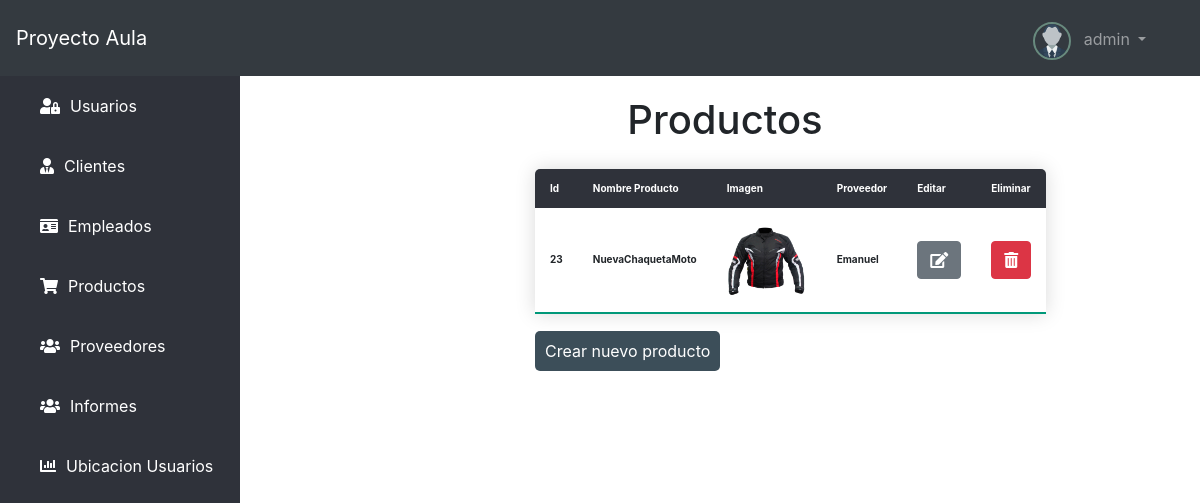
/product/index (signed in), run on the app's committed database.
### tables this page shows
CREATE TABLE `producto` (
  `id` int(11) NOT NULL,
  `nombreP` varchar(45) NOT NULL,
  `imagen` varchar(45) NOT NULL,
  `estado` varchar(40) NOT NULL,
  `id_proveedor` varchar(50) DEFAULT NULL
);

CREATE TABLE `proveedor` (
  `documento` varchar(50) NOT NULL,
  `nombre` varchar(45) NOT NULL,
  `tipo` varchar(45) DEFAULT NULL,
  `fecha_registro` date NOT NULL,
  `fecha_inactivo` date DEFAULT NULL,
  `imagen` varchar(100) DEFAULT NULL,
  `email` varchar(45) DEFAULT NULL,
  `telefono` varchar(45) DEFAULT NULL,
  `usuario` varchar(45) NOT NULL,
  `estado` varchar(40) NOT NULL,
  `barrio` varchar(100) DEFAULT NULL,
  `comuna` varchar(100) DEFAULT NULL
);

### controllers/ProductController.php (called while the page is built, shortened)
<?php
    require_once 'models/Product.php';
    class ProductController {
        public function index(){
            $product = new Product();
            $products = $product->getAll();
            require_once 'views/product/productIndex.php';
        }
    }
?>

### config/ConfigBD.php (called while the page is built)
<?php
    class Database {
        static function connect(){
            $db = new mysqli('localhost', 'root', '', 'bdproyectoaula1');
            $db->query("SET NAMES 'utf8'");
            return $db;
        }
    }

### models/Product.php (called while the page is built, shortened)
<?php
class Product {
    var $db;
    public function __construct(){
        $this->db = Database::connect();
    }
    public function getAll(){
        $sql = "select producto.id, producto.nombreP, producto.imagen, proveedor.nombre from producto INNER JOIN proveedor on producto.id_proveedor = proveedor.documento WHERE producto.estado = 'activo'";
        $product = $this->db->query($sql);
        return $product;
    }
}

### views/product/productIndex.php (the view, shortened to what this page needs)
<h1 class="titulo-all">Productos</h1>
<table id="tabla" class="content-table tam-table-producto">
        <thead>
            <tr>
                <th>Id</th>
                <th>Nombre Producto</th>
                <th>Imagen</th>
                <th>Proveedor</th>
                <?php if(isset($_SESSION['admin'])) : ?>
                <th>Editar</th>
                <th>Eliminar</th>
                <?php endif; ?>
            </tr>
        </thead>
        <tbody>
        <?php while($prod = $products->fetch_object()) : ?>
            <tr>
                <th><?=$prod->id?></th>
                <th><?=$prod->nombreP?></th>
                <th><img width="80px" src="<?=base_url?>assets/imgs/products/<?=$prod->imagen?>"></th>
                <th><?=$prod->nombre?></th>
                <?php if(isset($_SESSION['admin'])) : ?>
                <th><a class="btn btn-secondary" href="<?=base_url?>product/editForm&id=<?=$prod->id?>"><i class="fas fa-edit"></i></a></th>
                <th><a class="btn btn-danger" href="<?=base_url?>product/delete&id=<?=$prod->id?>"><i class="fas fa-trash-alt"></i></a></th>
               <?php endif; ?>
            </tr>
            <?php endwhile; ?>
        </tbody>
    </table>
    <?php if(isset($_SESSION['admin'])) : ?>
        <a class="btn-nuevo-producto" href="<?=base_url?>product/register">Crear nuevo producto</a>
    <?php endif; ?>

### assets/css/menu.css (style rules this page uses)
body { margin: 0; padding: 0; font-family: "Roboto", sans-serif; }
.content-table { border-collapse: collapse; margin: 25px 0; font-size: 0.9em; min-width: 400px; border-radius: 5px 5px 0 0; overflow: hidden; box-shadow: 0 0 20px rgba(0, 0, 0, 0.15); }
.content-table thead tr { background-color:#2f323a; color: #ffffff; text-align: left; font-weight: bold; }
.content-table th, .content-table td { padding: 12px 15px; font-size: 10px; }
.content-table tbody tr { border-bottom: 1px solid #dddddd; }
.content-table tbody tr:last-of-type { border-bottom: 2px solid #009879; font-size: 10px; }
.tam-table-producto { font-size: 50px; margin-left:30%; }
.titulo-all { text-align: center; }
.btn-nuevo-producto { padding: 10px; background-color:#3C4E59; border-radius: 5px; margin-left: 30%; margin-top: 15px; color: #fff; }

### data on the page
producto: id "23", nombreP "NuevaChaquetaMoto", imagen (picture), id_proveedor.nombre "Emanuel"

### other printed values
$_SESSION['identity']->nombre "admin"
